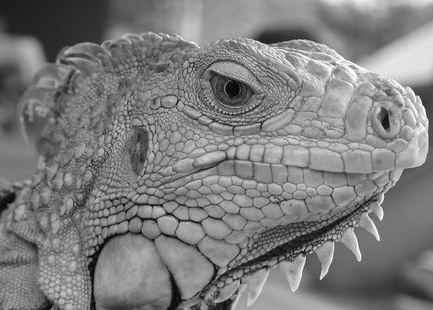
#> input picture Foundations and Applications/hw2_release/iguana.png, 433 x 310 px; the run also reads 1 picture not shown here
$ jupyter execute --allow-errors hw2.ipynb   (shell and % lines are left out)   (older library calls are emulated)
#> lines starting #> are read from the running program, lines starting #| are printed output that depends on the picture
### Foundations and Applications/hw2_release/edge.py
"""
CS131 - Computer Vision: Foundations and Applications
Assignment 2
Author: Donsuk Lee (donlee90@stanford.edu)
Date created: 07/2017
Last modified: 10/18/2017
Python Version: 3.5+
"""

import numpy as np

def conv(image, kernel):
    """ An implementation of convolution filter.

    This function uses element-wise multiplication and np.sum()
    to efficiently compute weighted sum of neighborhood at each
    pixel.

    Args:
        image: numpy array of shape (Hi, Wi).
        kernel: numpy array of shape (Hk, Wk).

    Returns:
        out: numpy array of shape (Hi, Wi).
    """
    Hi, Wi = image.shape
    Hk, Wk = kernel.shape
    out = np.zeros((Hi, Wi))

    # For this assignment, we will use edge values to pad the images.
    # Zero padding will make derivatives at the image boundary very big,
    # whereas we want to ignore the edges at the boundary.
    pad_width0 = Hk // 2
    pad_width1 = Wk // 2
    pad_width = ((pad_width0,pad_width0),(pad_width1,pad_width1))
    padded = np.pad(image, pad_width, mode='edge')

    ### YOUR CODE HERE
    fliped_kernel = np.flip(kernel, 0)
    fliped_kernel = np.flip(fliped_kernel, 1)

    for i in range(Hi):
        for j in range(Wi):
            out[i][j] = np.sum(fliped_kernel * padded[i:i+Hk, j:j+Wk])

    ### END YOUR CODE

    return out

def gaussian_kernel(size, sigma):
    """ Implementation of Gaussian Kernel.

    This function follows the gaussian kernel formula,
    and creates a kernel matrix.

    Hints:
    - Use np.pi and np.exp to compute pi and exp.

    Args:
        size: int of the size of output matrix.
        sigma: float of sigma to calculate kernel.

    Returns:
        kernel: numpy array of shape (size, size).
    """
#> called with size = 3, sigma = 1

    kernel = np.zeros((size, size))

    ### YOUR CODE HERE
    k = size // 2
    for i in range(size):
        for j in range(size):
            kernel[i][j] = (1/(2*np.pi*np.square(sigma)))*np.exp((-1)*(np.square(i-k)+np.square(j-k))/(2*np.square(sigma)))

    ### END YOUR CODE
    return kernel

def partial_x(img):
    """ Computes partial x-derivative of input img.

    Hints:
        - You may use the conv function in defined in this file.

    Args:
        img: numpy array of shape (H, W).
    Returns:
        out: x-derivative image.
    """

    out = None

    ### YOUR CODE HERE
    kernel_x = np.array([[0.5, 0.0, -0.5]])
    out = conv(img, kernel_x)
    ### END YOUR CODE

    return out

def partial_y(img):
    """ Computes partial y-derivative of input img.

    Hints:
        - You may use the conv function in defined in this file.

    Args:
        img: numpy array of shape (H, W).
    Returns:
        out: y-derivative image.
    """

    out = None

    ### YOUR CODE HERE
    kernel_y = np.array([[0.5], [0.0], [-0.5]])
    out = conv(img, kernel_y)
    ### END YOUR CODE
    return out

def gradient(img):
    """ Returns gradient magnitude and direction of input img.

    Args:
        img: Grayscale image. Numpy array of shape (H, W).

    Returns:
        G: Magnitude of gradient at each pixel in img.
            Numpy array of shape (H, W).
        theta: Direction(in degrees, 0 <= theta < 360) of gradient
            at each pixel in img. Numpy array of shape (H, W).

    Hints:
        - Use np.sqrt and np.arctan2 to calculate square root and arctan
    """
    G = np.zeros(img.shape)
    theta = np.zeros(img.shape)
    G_test = np.zeros(img.shape)

    ### YOUR CODE HERE
    G_x = partial_x(img)
    G_y = partial_y(img)
    for i in range(img.shape[0]):
        for j in range(img.shape[1]):
            G[i][j] = np.sqrt(np.power(G_x[i][j], 2) + np.power(G_y[i][j], 2))
            G_test[i][j] = np.sqrt(np.square(G_x[i][j]) + np.square(G_y[i][j]))
            assert G[i][j] == G_test[i][j], "not equal"

            theta[i][j] = (np.arctan2(G_y[i][j], G_x[i][j])*180/np.pi) + 180
            if theta[i, j] == 360:
                theta[i,j] = 0
    ### END YOUR CODE

    return G, theta


def check(H, W, i, j):
    if i>=0 and j>=0 and i<H and j<W:
        return True
    return False

def non_maximum_suppression(G, theta):
    """ Performs non-maximum suppression.

    This function performs non-maximum suppression along the direction
    of gradient (theta) on the gradient magnitude image (G).

    Args:
        G: gradient magnitude image with shape of (H, W).
        theta: direction of gradients with shape of (H, W).

    Returns:
        out: non-maxima suppressed image.
    """
    H, W = G.shape
    out = np.zeros((H, W))

    # Round the gradient direction to the nearest 45 degrees
    theta = np.floor((theta + 22.5) / 45) * 45

    ### BEGIN YOUR CODE
    for i in range(H):
        for j in range(W):
            if theta[i][j] / 45 == 0 or theta[i][j] / 45 == 4:
                if check(H, W, i, j-1):
                    if G[i][j] < G[i][j-1]:
                        continue
                if check(H, W, i, j+1):
                    if G[i][j] < G[i][j+1]:
                        continue
            elif theta[i][j] / 45 == 1 or theta[i][j] / 45 == 5:
                if check(H, W, i-1, j+1):
                    if G[i][j] < G[i-1][j+1]:
                        continue
                if check(H, W, i+1, j-1):
                    if G[i][j] < G[i+1][j-1]:
                        continue
            elif theta[i][j] / 45 == 2 or theta[i][j] / 45 == 6:
                if check(H, W, i-1, j):
                    if G[i][j] < G[i-1][j]:
                        continue
                if check(H, W, i+1, j):
                    if G[i][j] < G[i+1][j]:
                        continue
            elif theta[i][j] / 45 == 3 or theta[i][j] / 45 == 7:
                if check(H, W, i-1, j-1):
                    if G[i][j] < G[i-1][j-1]:
                        continue
                if check(H, W, i+1, j+1):
                    if G[i][j] < G[i+1][j+1]:
                        continue
            out[i][j] = G[i][j]


    ### END YOUR CODE
    return out

# [30 lines left out: function double_thresholding, not called in this run]


def get_neighbors(y, x, H, W):
    """ Return indices of valid neighbors of (y, x).

    Return indices of all the valid neighbors of (y, x) in an array of
    shape (H, W). An index (i, j) of a valid neighbor should satisfy
    the following:
        1. i >= 0 and i < H
        2. j >= 0 and j < W
        3. (i, j) != (y, x)

    Args:
        y, x: location of the pixel.
        H, W: size of the image.
    Returns:
        neighbors: list of indices of neighboring pixels [(i, j)].
    """
    neighbors = []

    for i in (y-1, y, y+1):
        for j in (x-1, x, x+1):
            if i >= 0 and i < H and j >= 0 and j < W:
                if (i == y and j == x):
                    continue
                neighbors.append((i, j))

    return neighbors

def link_edges(strong_edges, weak_edges):
    """ Find weak edges connected to strong edges and link them.

    Iterate over each pixel in strong_edges and perform breadth first
    search across the connected pixels in weak_edges to link them.
    Here we consider a pixel (a, b) is connected to a pixel (c, d)
    if (a, b) is one of the eight neighboring pixels of (c, d).

    Args:
        strong_edges: binary image of shape (H, W).
        weak_edges: binary image of shape (H, W).

    Returns:
        edges: numpy boolean array of shape(H, W).
    """
    # 检查连接的要求，只要能连接到强点就可以将弱点进行转换吗？？？ 数据结构病毒的扩散？

    H, W = strong_edges.shape
    indices = np.stack(np.nonzero(strong_edges)).T
    edges = np.zeros((H, W), dtype=np.bool)

    # [7 lines of commented-out code are left out]
    weak_edges = np.copy(weak_edges)
    edges = np.copy(strong_edges)

    ### YOUR CODE HERE
    Hs, Ws = indices.shape
    for i in range(Hs):
        neighbor = get_neighbors(indices[i, 0], indices[i, 1], H, W)
        for j in range(len(neighbor)):
            if weak_edges[neighbor[j][0], neighbor[j][1]] == True:
                edges[neighbor[j][0], neighbor[j][1]] = True

    ### END YOUR CODE
    return edges

def canny(img, kernel_size=5, sigma=1.4, high=20, low=15):
    """ Implement canny edge detector by calling functions above.

    Args:
        img: binary image of shape (H, W).
        kernel_size: int of size for kernel matrix.
        sigma: float for calculating kernel.
        high: high threshold for strong edges.
        low: low threashold for weak edges.
    Returns:
        edge: numpy array of shape(H, W).
    """
    ### YOUR CODE HERE
    #step1 Smoothing
    kernel = gaussian_kernel(kernel_size, sigma)
    smoothed = conv(img, kernel)

    #step2 Finding gradients
    G, theta = gradient(smoothed)

    #step3 Non-maximun suppresion
    nms = non_maximum_suppression(G, theta)

    #step4 Double thresholding
    strong_edges, weak_edges = double_thresholding(nms, high, low)

    #step5 Edge tracking by hysterisis
    edge = link_edges(strong_edges, weak_edges)

    ### END YOUR CODE
    return edge


# [38 lines left out: function hough_transform, not called in this run]

### Foundations and Applications/hw2_release/hw2.ipynb
# Homework 2
*This notebook includes both coding and written questions. Please hand in this notebook file with all the outputs and your answers to the written questions.*

This assignment covers Canny edge detector and Hough transform.

[cell 1]
# Setup
import numpy as np
import matplotlib.pyplot as plt
import matplotlib.image as mpimg
from time import time
from skimage import io

from __future__ import print_function

plt.rcParams['figure.figsize'] = (15.0, 12.0) # set default size of plots
plt.rcParams['image.interpolation'] = 'nearest'
plt.rcParams['image.cmap'] = 'gray'

# for auto-reloading extenrnal modules

## Part 1: Canny Edge Detector (85 points)
In this part, you are going to implement a Canny edge detector. The Canny edge detection algorithm can be broken down in to five steps:
1. Smoothing
2. Finding gradients
3. Non-maximum suppression
4. Double thresholding
5. Edge tracking by hysterisis

### 1.1 Smoothing (10 points)
#### Implementation (5 points)
We first smooth the input image by convolving it with a Gaussian kernel. The equation for a Gaussian kernel of size $(2k+1)\times(2k+1)$ is given by:

$$h_{ij}=\frac{1}{2\pi\sigma^2}\exp{\Bigl(-\frac{(i-k)^2+(j-k)^2}{2\sigma^2}\Bigr)}, 0\leq i,j < 2k+1$$

Implement **`gaussian_kernel`** in `edge.py` and run the code below.

[cell 2]
from edge import conv, gaussian_kernel

# Define 3x3 Gaussian kernel with std = 1
kernel = gaussian_kernel(3, 1)
kernel_test = np.array(
    [[ 0.05854983, 0.09653235, 0.05854983],
     [ 0.09653235, 0.15915494, 0.09653235],
     [ 0.05854983, 0.09653235, 0.05854983]]
)

# Test Gaussian kernel
if not np.allclose(kernel, kernel_test):
    print('Incorrect values! Please check your implementation.')

[cell 3]
# Test with different kernel_size and sigma
kernel_size = 5
sigma = 1.4

# Load image
img = io.imread('iguana.png', as_grey=True)

# Define 5x5 Gaussian kernel with std = sigma
kernel = gaussian_kernel(kernel_size, sigma)

# Convolve image with kernel to achieve smoothed effect
smoothed = conv(img, kernel)
#> in conv, `padded = np.pad(image, pad_width, mode='edge')`:
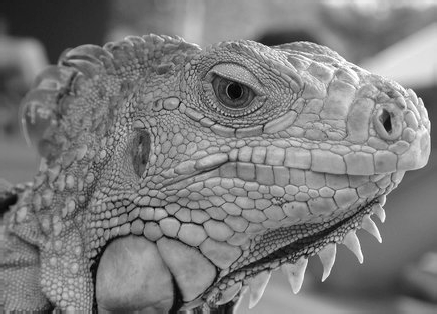
#> padded: shape (314, 437) float64; min 0, max 1, mean 0.491
#> after the loop in conv, `for i in range(Hi):`:
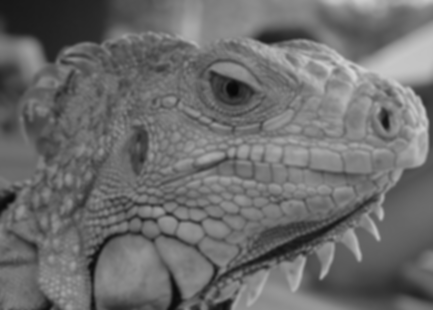
#> out: shape (310, 433) float64; min 0.0326, max 0.836, mean 0.427

plt.subplot(1,2,1)
plt.imshow(img)
plt.title('Original image')
plt.axis('off')

plt.subplot(1,2,2)
plt.imshow(smoothed)
plt.title('Smoothed image')
plt.axis('off')

plt.show()
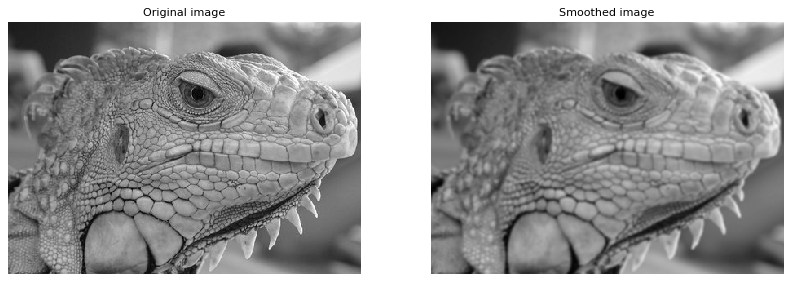
#> figure drawn by matplotlib, 2 panels

#### Question (5 points)
What is the effect of changing kernel_size and sigma?

**Your Answer:** Write your solution in this markdown cell.

### 1.2 Finding gradients (15 points)
The gradient of a 2D scalar function $I:\mathbb{R}^2\rightarrow{\mathbb{R}}$ in Cartesian coordinate is defined by:

$$\nabla{I(x,y)}=\bigl[\frac{\partial{I}}{\partial{x}},\frac{\partial{I}}{\partial{y}}\bigr],$$

where

$$
\frac{\partial{I(x,y)}}{\partial{x}}=\lim_{\Delta{x}\to{0}}\frac{I(x+\Delta{x},y)-I(x,y)}{\Delta{x}} \\
\frac{\partial{I(x,y)}}{\partial{y}}=\lim_{\Delta{y}\to{0}}\frac{I(x,y+\Delta{y})-I(x,y)}{\Delta{y}}.
$$

In case of images, we can approximate the partial derivatives by taking differences at one pixel intervals:

$$
\frac{\partial{I(x,y)}}{\partial{x}}\approx{\frac{I(x+1,y)-I(x-1,y)}{2}} \\
\frac{\partial{I(x,y)}}{\partial{y}}\approx{\frac{I(x,y+1)-I(x,y-1)}{2}}
$$

Note that the partial derivatives can be computed by convolving the image $I$ with some appropriate kernels $D_x$ and $D_y$:

$$
\frac{\partial{I}}{\partial{x}}\approx{I*D_x}=G_x \\
\frac{\partial{I}}{\partial{y}}\approx{I*D_y}=G_y
$$

#### Implementation (5 points)
Find the kernels $D_x$ and $D_y$ and implement **`partial_x`** and **`partial_y`** using `conv` defined in `edge.py`.

*-Hint: Remeber that convolution flips the kernel.*

[cell 4]
from edge import partial_x, partial_y

# Test input
I = np.array(
    [[0, 0, 0],
     [0, 1, 0],
     [0, 0, 0]]
)

# Expected outputs
I_x_test = np.array(
    [[ 0, 0, 0],
     [ 0.5, 0, -0.5],
     [ 0, 0, 0]]
)

I_y_test = np.array(
    [[ 0, 0.5, 0],
     [ 0, 0, 0],
     [ 0, -0.5, 0]]
)

# Compute partial derivatives
I_x = partial_x(I)
I_y = partial_y(I)

# Test correctness of partial_x and partial_y
if not np.all(I_x == I_x_test):
    print('partial_x incorrect')

if not np.all(I_y == I_y_test):
    print('partial_y incorrect')

[cell 5]
# Compute partial derivatives of smoothed image
Gx = partial_x(smoothed)
#> after the loop in conv (call 4), `for i in range(Hi):`:
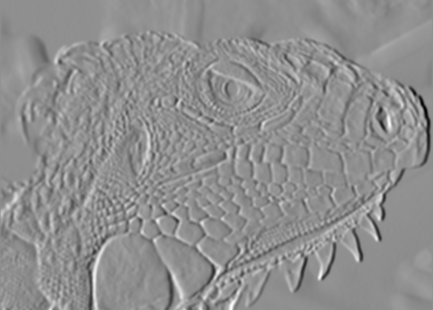
#> out: shape (310, 433) float64; min -0.155, max 0.122, mean 0.000203; drawn with min black and max white
Gy = partial_y(smoothed)
#> after the loop in conv (call 5), `for i in range(Hi):`:
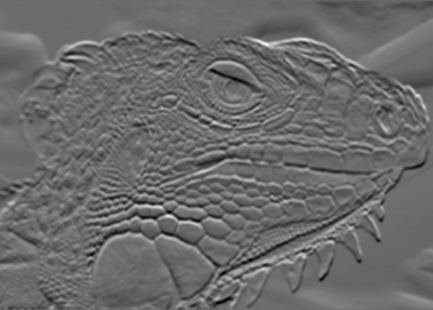
#> out: shape (310, 433) float64; min -0.112, max 0.154, mean -0.00018; drawn with min black and max white

plt.subplot(1,2,1)
plt.imshow(Gx)
plt.title('Derivative in x direction')
plt.axis('off')

plt.subplot(1,2,2)
plt.imshow(Gy)
plt.title('Derivative in y direction')
plt.axis('off')

plt.show()

#### Question (5 points)
What is the reason for performing smoothing prior to computing the gradients?

**Your Answer:** Write your solution in this markdown cell.

#### Implementation (5 points)
Now, we can compute the magnitude and direction of gradient with the two partial derivatives:

$$
G = \sqrt{G_{x}^{2}+G_{y}^{2}} \\
\Theta = arctan\bigl(\frac{G_{y}}{G_{x}}\bigr)
$$

Implement **`gradient`** in `edge.py` which takes in an image and outputs $G$ and $\Theta$.

[cell 6]
from edge import gradient

#> (the rest of this cell did not finish here and is left out)

#> after the loop in gradient, `for i in range(img.shape[0]):`:
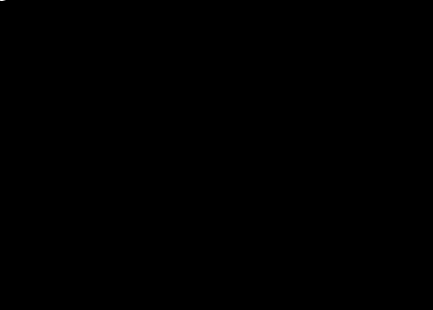
#> G: shape (310, 433) float64; min 0, max 0.00189, mean 5.68e-08; drawn with min black and max white
#> (the rest of the program and of its run is left out)
